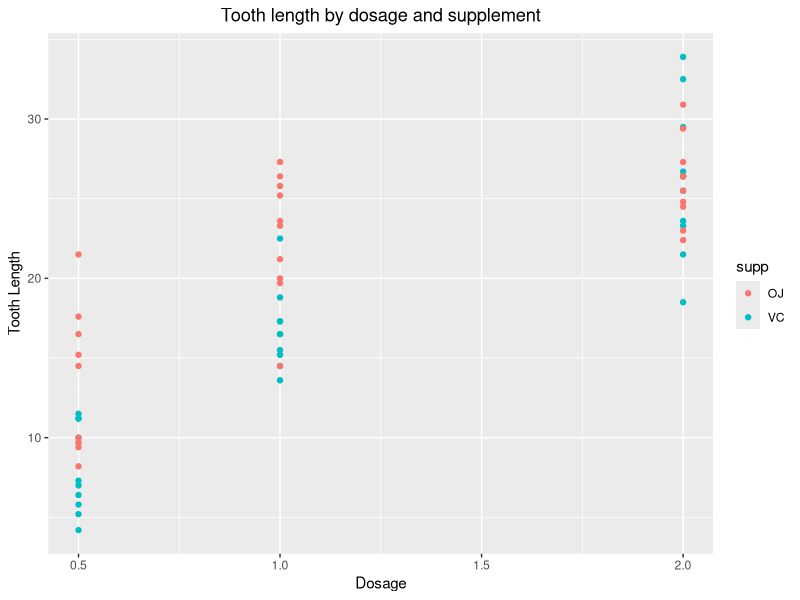

This figure's R source:
## ---- chunk 1
knitr::opts_chunk$set(
  fig.path = "Tooth Growth T-tests/figure/"
)
## ---- chunk 2
data("ToothGrowth")
head(ToothGrowth)
## ---- chunk 3
str(ToothGrowth)
unique(ToothGrowth$dose)
## ---- chunk 4
summary(ToothGrowth)
## ---- chunk 5
library(ggplot2)
graph = ggplot(ToothGrowth,aes(x=dose,y=len,dose=factor(supp)))+
        geom_point(aes(color=supp))+
        labs(y="Tooth Length",x="Dosage",title="Tooth length by dosage and supplement")+
        theme(plot.title = element_text(hjust = 0.5))
graph
## ---- chunk 6
t.test(ToothGrowth$len[ToothGrowth$supp=="OJ"],ToothGrowth$len[ToothGrowth$supp=="VC"],
       paired=F,var.equal=F)
## ---- chunk 7
t.test(ToothGrowth$len[ToothGrowth$dose==0.5],ToothGrowth$len[ToothGrowth$dose==1],
       paired=F,var.equal=F)
## ---- chunk 8
t.test(ToothGrowth$len[ToothGrowth$dose==1],ToothGrowth$len[ToothGrowth$dose==2],
       paired=F,var.equal=F)
